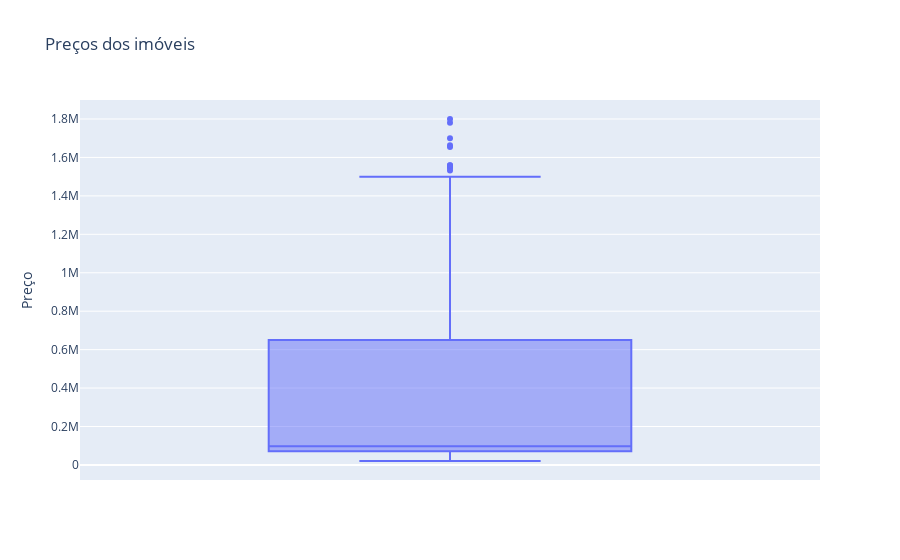

Write notebook code for a chart like this one.
### Markdown cell above
## 4. Visualização

### Code cell
box_price = px.box(
    df,
    y = 'price',
    title = 'Preços dos imóveis',
)

box_price.update_layout(
    yaxis_title = 'Preço'
)

box_price.show()

### Figure 1 — Plotly figure (JSON) as saved in the notebook; plotly's stock layout.template omitted (floating-point values rounded to 4 significant figures; data arrays with more than 128 entries replaced by an {"elided": "..."} marker saying what was removed)
{"data": [{"alignmentgroup": "True", "hovertemplate": "price=%{y}<extra></extra>", "legendgroup": "", "marker": {"color": "#636efa"}, "name": "", "notched": false, "offsetgroup": "", "orientation": "v", "showlegend": false, "type": "box", "x0": " ", "xaxis": "x", "y": {"elided": "428 float values"}, "y0": " ", "yaxis": "y"}], "layout": {"boxmode": "group", "legend": {"tracegroupgap": 0}, "title": {"text": "Preços dos imóveis"}, "xaxis": {"anchor": "y", "domain": [0, 1]}, "yaxis": {"anchor": "x", "domain": [0, 1], "title": {"text": "Preço"}}}}
